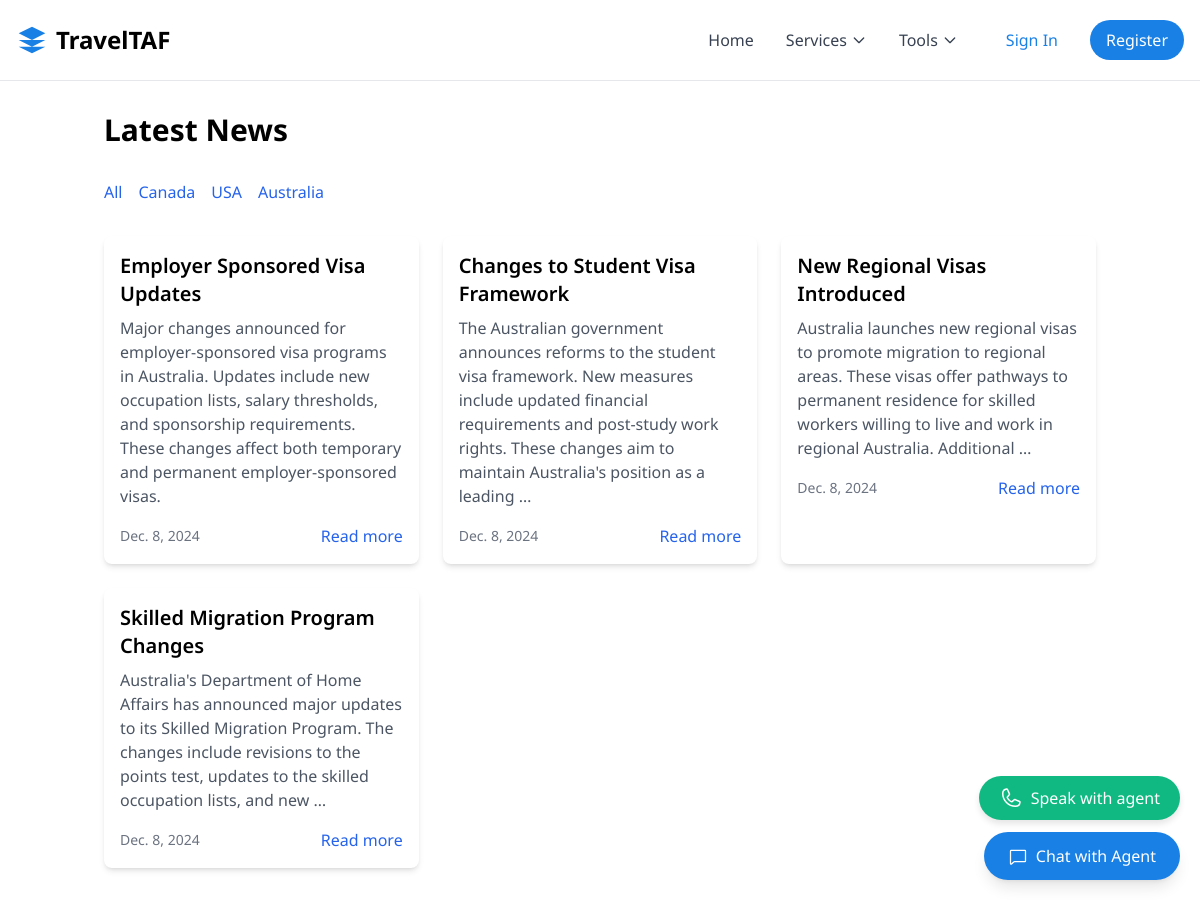
The app's page /news/category/aus/ with its own data.
### news/models.py (models this page shows, shortened)
class NewsCategory(models.Model):
    name = models.CharField(max_length=100)
    slug = models.SlugField(unique=True)
    description = models.TextField(blank=True)
    class Meta:
        verbose_name_plural = "News Categories"

class News(models.Model):
    title = models.CharField(max_length=255)
    slug = models.SlugField(unique=True)
    content = models.TextField()
    category = models.ForeignKey(NewsCategory, on_delete=models.CASCADE, related_name='news')
    published_date = models.DateTimeField(auto_now_add=True)
    updated_date = models.DateTimeField(auto_now=True)
    author = models.CharField(max_length=100)
    image = models.ImageField(upload_to='news_images/', null=True, blank=True)
    is_featured = models.BooleanField(default=False)
    is_published = models.BooleanField(default=True)
    class Meta:
        verbose_name_plural = "News Articles"
        ordering = ['-published_date']
    def get_absolute_url(self):
        return reverse('news:detail', kwargs={'slug': self.slug})

### news/views.py (the view)
# urls.py: path('', views.NewsListView.as_view(), name='list'),
class NewsListView(ListView):
    model = News
    template_name = 'news/news_list.html'
    context_object_name = 'news_list'
    paginate_by = 10
    def get_queryset(self):
        category_slug = self.kwargs.get('category_slug')
        if category_slug:
            category = get_object_or_404(NewsCategory, slug=category_slug)
            return News.objects.filter(category=category, is_published=True)
        return News.objects.filter(is_published=True)
    def get_context_data(self, **kwargs):
        context = super().get_context_data(**kwargs)
        context['categories'] = NewsCategory.objects.all()
        return context

### templates/news/news_list.html (shortened to what this page needs)
{% extends 'base.html' %}
{% block content %}
<div class="container mx-auto px-4 py-8">
    <h1 class="text-3xl font-bold mb-8">Latest News</h1>
    <div class="mb-8">
        <div class="flex space-x-4">
            <a href="{% url 'news:list' %}" class="text-blue-600 hover:text-blue-800">All</a>
            {% for category in categories %}
            <a href="{% url 'news:category' category.slug %}" class="text-blue-600 hover:text-blue-800">
                {{ category.name }}
            </a>
            {% endfor %}
        </div>
    </div>
    <div class="grid grid-cols-1 md:grid-cols-2 lg:grid-cols-3 gap-6">
        {% for news in news_list %}
        <div class="bg-white rounded-lg shadow-md overflow-hidden">
            <div class="p-4">
                <h2 class="text-xl font-semibold mb-2">{{ news.title }}</h2>
                <p class="text-gray-600 mb-4">{{ news.content|truncatewords:30 }}</p>
                <div class="flex justify-between items-center">
                    <span class="text-sm text-gray-500">{{ news.published_date|date }}</span>
                    <a href="{{ news.get_absolute_url }}" class="text-blue-600 hover:text-blue-800">Read more</a>
                </div>
            </div>
        </div>
        {% empty %}
        <p>No news articles available.</p>
        {% endfor %}
    </div>
</div>
{% endblock %}

### static/css/index.css (style rules this page uses)
body { font-family: "Noto Serif", "Noto Sans", sans-serif; }

### templates/base.html (style rules this page uses)
body { font-family: 'Noto Sans', sans-serif; }

### records on screen
NewsCategory: name "Canada"
NewsCategory: name "USA"
NewsCategory: name "Australia"
News: title "Employer Sponsored Visa Updates", content "Major changes announced for employer-sponsored visa programs in Australia. Updates include new occupation lists, salary thresholds, and sponsorship requirements. These changes affect both temporary and permanent employer-sponsored visas.", published_date "Dec. 8, 2024"
News: title "Changes to Student Visa Framework", content "The Australian government announces reforms to the student visa framework. New measures include updated financial requirements and post-study work rights. These changes aim to maintain Australia's position as a leading …", published_date "Dec. 8, 2024"
News: title "New Regional Visas Introduced", content "Australia launches new regional visas to promote migration to regional areas. These visas offer pathways to permanent residence for skilled workers willing to live and work in regional Australia. Additional …", published_date "Dec. 8, 2024"
News: title "Skilled Migration Program Changes", content "Australia's Department of Home Affairs has announced major updates to its Skilled Migration Program. The changes include revisions to the points test, updates to the skilled occupation lists, and new …", published_date "Dec. 8, 2024"
